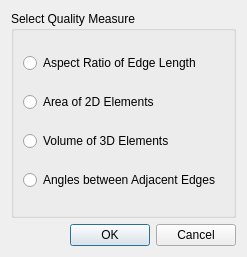
<?xml version="1.0" encoding="UTF-8"?>
<ui version="4.0">
 <class>MshQualitySelection</class>
 <widget class="QDialog" name="MshQualitySelection">
  <property name="geometry">
   <rect>
    <x>0</x>
    <y>0</y>
    <width>247</width>
    <height>257</height>
   </rect>
  </property>
  <property name="windowTitle">
   <string>Mesh Quality Selection</string>
  </property>
  <layout class="QVBoxLayout" name="verticalLayout">
   <item>
    <widget class="QGroupBox" name="groupBox">
     <property name="title">
      <string>Select Quality Measure</string>
     </property>
     <layout class="QVBoxLayout" name="verticalLayout_2">
      <item>
       <widget class="QRadioButton" name="choiceEdges">
        <property name="text">
         <string>Aspect Ratio of Edge Length</string>
        </property>
       </widget>
      </item>
      <item>
       <widget class="QRadioButton" name="choiceArea">
        <property name="text">
         <string>Area of 2D Elements</string>
        </property>
       </widget>
      </item>
      <item>
       <widget class="QRadioButton" name="choiceVolume">
        <property name="text">
         <string>Volume of 3D Elements</string>
        </property>
       </widget>
      </item>
      <item>
       <widget class="QRadioButton" name="choiceAngles">
        <property name="text">
         <string>Angles between Adjacent Edges</string>
        </property>
       </widget>
      </item>
     </layout>
    </widget>
   </item>
   <item>
    <widget class="QDialogButtonBox" name="buttonBox">
     <property name="orientation">
      <enum>Qt::Horizontal</enum>
     </property>
     <property name="standardButtons">
      <set>QDialogButtonBox::Cancel|QDialogButtonBox::Ok</set>
     </property>
    </widget>
   </item>
  </layout>
 </widget>
 <resources/>
 <connections>
  <connection>
   <sender>buttonBox</sender>
   <signal>accepted()</signal>
   <receiver>MshQualitySelection</receiver>
   <slot>accept()</slot>
   <hints>
    <hint type="sourcelabel">
     <x>248</x>
     <y>254</y>
    </hint>
    <hint type="destinationlabel">
     <x>157</x>
     <y>274</y>
    </hint>
   </hints>
  </connection>
  <connection>
   <sender>buttonBox</sender>
   <signal>rejected()</signal>
   <receiver>MshQualitySelection</receiver>
   <slot>reject()</slot>
   <hints>
    <hint type="sourcelabel">
     <x>316</x>
     <y>260</y>
    </hint>
    <hint type="destinationlabel">
     <x>286</x>
     <y>274</y>
    </hint>
   </hints>
  </connection>
 </connections>
</ui>
